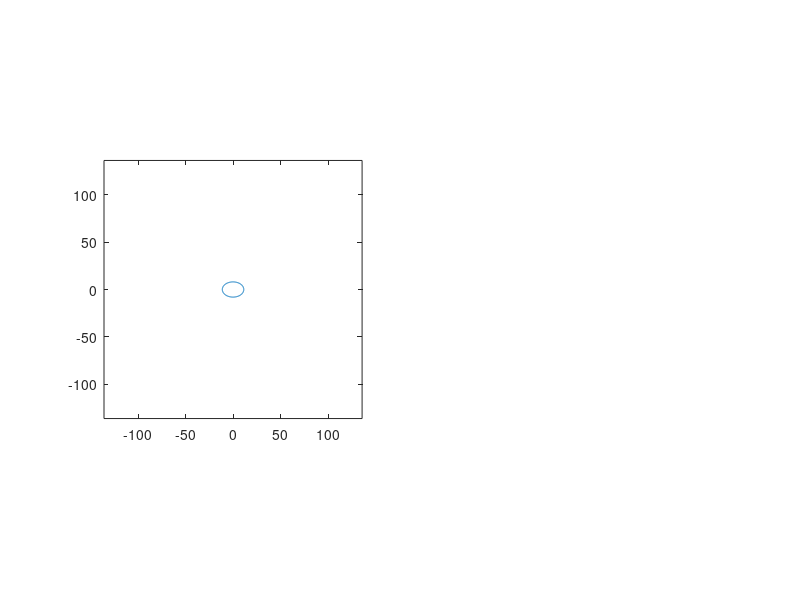

MATLAB code to generate this figure: (Note: this script raises an error after producing the figure.)
clear
close all
clc

%% Ellipse and Vortex Parameters
xi = 0.53;
a = 120/2/xi; 
b = 85/2/xi; 
% m the parameter, see http://mathworld.wolfram.com/Parameter.html
% k = sqrt(m) is the Elliptic Modulus, see http://mathworld.wolfram.com/EllipticModulus.html
q = ((a - b)/(a + b))^2;
k = 1;
for n = 1:100
    k = k*((1 + q^(2*n))/(1 + q^(2*n-1)) )^8;
end
k = sqrt(16*q*k);
m = k^2;

N = 18;
kappa = [ones(N/2,1); -ones(N/2,1)];

%% Check the conformal map by applying to some concentric ellipses
phi = 0:pi/100:2*pi;
for lambda = 0.1:0.1:1
    temp = lambda*(a*cos(phi) + b*1i*sin(phi));
    figure(1)
    subplot(121)
    plot(temp)
    axis square
    xlim([-a a]*1.2)
    ylim(xlim)
    hold on
    [temp,~] = ellipse2circlemap(temp,m,a,b);
    subplot(122)
    plot(temp)
    axis square
    xlim([-1.2 1.2])
    ylim(xlim)
    hold on
end
subplot(121)
xlabel('$x$','interpreter','Latex','Fontsize',18)
ylabel('$y$','interpreter','Latex','Fontsize',18)
title('$z \in \Omega$','interpreter','Latex','Fontsize',18)
set(gca,'Fontsize',14)
subplot(122)
xlabel('$\zeta_x$','interpreter','Latex','Fontsize',18)
ylabel('$\zeta_y$','interpreter','Latex','Fontsize',18)
title('$\zeta \in \mathcal{D}$','interpreter','Latex','Fontsize',18)
set(gca,'Fontsize',14)
drawnow

%% Do 10 runs of Monte Carlo with 1e8 Samples
%Nsamples = 1e8;

Nsamples = 1e6;
for runs = 1%:10
    H = zeros(Nsamples,1);
    D = zeros(Nsamples,1);
    ell = zeros(Nsamples,1);
    %parpool(4)
    tic
    parfor (zz = 1:Nsamples,4)
     if floor (zz/10000) == zz/10000
         disp(num2str(zz))
     end

    %Generate positions
    r = sqrt(rand(N,1));
    theta = 2*pi*rand(N,1);
    x = a*r.*cos(theta);
    y = b*r.*sin(theta);
    z = x+1i*y;

    %Calculate energy (H), complex dipole moment (D = Dx + iDy) and n.n
    %distance (ell). Note Dx is the order parameter for clustering in the
    %ellipse
    [zeta,dzeta] = ellipse2circlemap(z,m,a,b);
    H(zz) = ConformalEnergy(zeta,dzeta,kappa);
    D(zz) = kappa.'*z;
    ell(zz) = getNearestNeighbourDistance(x,y,N);

    % Unfold this cell to plot the vortex positions
    %{
        figure(2)
        clf
        subplot(121)
        plot(z(1:end/2),'.r')
        hold on
        plot(z(end/2+1:end),'.b')
        plot(a*cos(phi) + 1i*b*sin(phi),'-k')
        axis square
        xlim([-150 150])
        ylim(xlim)
        subplot(122)
        plot(zeta(1:end/2),'.r')
        hold on
        plot(zeta(end/2+1:end),'.b')
        plot(exp(1i*phi),'-k')
        axis square
        xlim([-1.2 1.2])
        ylim(xlim)
        pause(0.1)
    %}
end
toc

%Calculate density of states and normalize (here normalized to unity) 
[counts,energies] = hist(H/N,500);
dE = energies(2)- energies(1);
[~,ind] = max(counts);
Em = energies(ind);
counts = counts/Nsamples/dE;
figure(1)
plot(energies-Em,counts,'k')

save(['a120_b85_N18_Nsamples' num2str(Nsamples) '_D_ell_run' num2str(runs) '.mat'],'H','energies','counts','D','ell','N')

end
